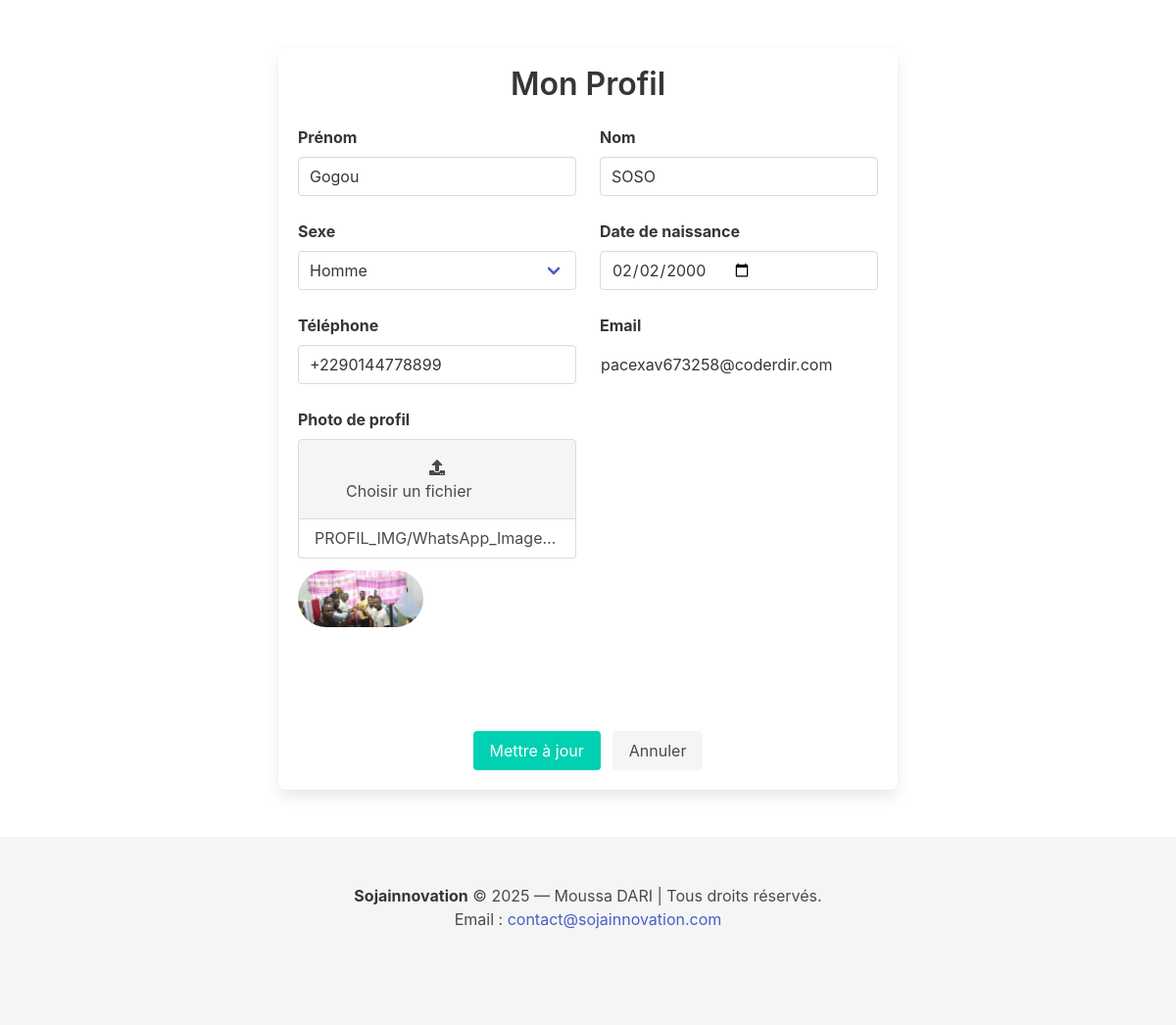
The app's page /profile/ (signed in) with its own data.
### accounts/models.py (models this page shows, shortened)
class User(AbstractBaseUser, PermissionsMixin):
    USER_TYPES = (
        ('admin', 'Admin'),
        ('customer', 'Customer'),
    )
    email = models.EmailField(unique=True)
    first_name = models.CharField(max_length=255)
    last_name = models.CharField(max_length=255)
    sex = models.CharField(max_length=50)
    user_type = models.CharField(max_length=20, choices=USER_TYPES, default='customer')
    birthdate = models.DateField(blank=True, null=True)
    registration_date = models.DateField(auto_now_add=True)
    phone_number = models.CharField(max_length=20)
    photo = models.ImageField(upload_to='PROFIL_IMG', blank=True, null=True)
    is_active = models.BooleanField(default=True)
    is_staff = models.BooleanField(default=False)  # Needed for Django admin
    objects = UserManager()
    USERNAME_FIELD = 'email'
    REQUIRED_FIELDS = ['first_name', 'last_name']

### products/views.py (the view, shortened to what this page needs)
# urls.py: path('profile/',views.profile,name="profile"),
@login_required
def profile(request):
    context = {
        'user': request.user,  # optional, `request.user` is available by default
    }
    return render(request, 'products/profile.html', context)

### products/templates/products/profile.html (shortened to what this page needs)
{% extends 'base.html' %}
{% block content %}
<section class="section">
  <div class="container">
    <div class="columns is-centered">
      <div class="column is-8">
        <div class="box">
          <h1 class="title has-text-centered">Mon Profil</h1>
          <form method="POST" enctype="multipart/form-data">
            <div class="columns is-multiline">
              <div class="column is-6">
                <div class="field">
                  <label class="label">Prénom</label>
                  <div class="control">
                    <input class="input" type="text" name="first_name" value="{{ request.user.first_name }}" required>
                  </div>
                </div>
              </div>
              <div class="column is-6">
                <div class="field">
                  <label class="label">Nom</label>
                  <div class="control">
                    <input class="input" type="text" name="last_name" value="{{ request.user.last_name }}" required>
                  </div>
                </div>
              </div>
              <div class="column is-6">
                <div class="field">
                  <label class="label">Sexe</label>
                  <div class="control">
                    <div class="select is-fullwidth">
                      <select name="sex">
                        <option value="Homme" {% if request.user.sex == "Homme" %}selected{% endif %}>Homme</option>
                      </select>
                    </div>
                  </div>
                </div>
              </div>
              <div class="column is-6">
                <div class="field">
                  <label class="label">Date de naissance</label>
                  <div class="control">
                    <input class="input" type="date" name="birthdate" value="{{ request.user.birthdate|date:'Y-m-d' }}">
                  </div>
                </div>
              </div>
              <div class="column is-6">
                <div class="field">
                  <label class="label">Téléphone</label>
                  <div class="control">
                    <input class="input" type="tel" name="phone_number" value="{{ request.user.phone_number }}">
                  </div>
                </div>
              </div>
              <div class="column is-6">
                <div class="field">
                  <label class="label">Email</label>
                  <input class="input is-static" type="email" value="{{ request.user.email }}" readonly>
                </div>
              </div>
              <div class="column is-6">
                <div class="field">
                  <label class="label">Photo de profil</label>
                  <div class="file has-name is-boxed is-fullwidth">
                    <label class="file-label">
                      <span class="file-cta">
                        <span class="icon"><i class="fas fa-upload"></i></span>
                        <span class="file-label">Choisir un fichier</span>
                      </span>
                      <span class="file-name">
                        {{ request.user.photo.name|default:"Aucun fichier choisi" }}
                      </span>
                    </label>
                  </div>
                  {% if request.user.photo %}
                    <figure class="image is-128x128 mt-3">
                      <img class="is-rounded" src="{{ request.user.photo.url }}">
                    </figure>
                  {% endif %}
                </div>
              </div>
            </div>
            <div class="field is-grouped is-grouped-centered mt-5">
              <div class="control">
                <button class="button is-primary" type="submit">Mettre à jour</button>
              </div>
              <div class="control">
                <a href="{% url 'home' %}" class="button is-light">Annuler</a>
              </div>
            </div>
          </form>
        </div>
      </div>
    </div>
  </div>
</section>
{% endblock %}

### records on screen
User: first_name "Gogou", last_name "SOSO", sex "Homme", birthdate "02/02/2000", phone_number "+2290144778899", user.email "pacexav673258@coderdir.com", user.photo.name "PROFIL_IMG/WhatsApp_Image…", user.photo (picture)
